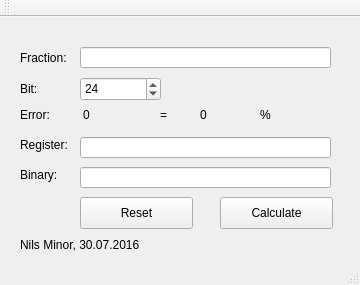
<?xml version="1.0" encoding="UTF-8"?>
<ui version="4.0">
 <class>MainWindow</class>
 <widget class="QMainWindow" name="MainWindow">
  <property name="geometry">
   <rect>
    <x>0</x>
    <y>0</y>
    <width>360</width>
    <height>285</height>
   </rect>
  </property>
  <property name="windowTitle">
   <string>Fraction to Register Converter</string>
  </property>
  <widget class="QWidget" name="centralWidget">
   <widget class="QPushButton" name="pushButtonCalculate">
    <property name="geometry">
     <rect>
      <x>220</x>
      <y>180</y>
      <width>113</width>
      <height>32</height>
     </rect>
    </property>
    <property name="text">
     <string>Calculate</string>
    </property>
   </widget>
   <widget class="QLabel" name="label">
    <property name="geometry">
     <rect>
      <x>20</x>
      <y>90</y>
      <width>59</width>
      <height>16</height>
     </rect>
    </property>
    <property name="text">
     <string>Error:</string>
    </property>
   </widget>
   <widget class="QLineEdit" name="lineEditFraction">
    <property name="geometry">
     <rect>
      <x>80</x>
      <y>30</y>
      <width>251</width>
      <height>21</height>
     </rect>
    </property>
    <property name="frame">
     <bool>true</bool>
    </property>
   </widget>
   <widget class="QLabel" name="label_2">
    <property name="geometry">
     <rect>
      <x>20</x>
      <y>33</y>
      <width>59</width>
      <height>16</height>
     </rect>
    </property>
    <property name="text">
     <string>Fraction:</string>
    </property>
   </widget>
   <widget class="QSpinBox" name="spinBoxBits">
    <property name="geometry">
     <rect>
      <x>80</x>
      <y>60</y>
      <width>81</width>
      <height>24</height>
     </rect>
    </property>
    <property name="value">
     <number>24</number>
    </property>
   </widget>
   <widget class="QLabel" name="label_3">
    <property name="geometry">
     <rect>
      <x>20</x>
      <y>64</y>
      <width>59</width>
      <height>16</height>
     </rect>
    </property>
    <property name="text">
     <string>Bit:</string>
    </property>
   </widget>
   <widget class="QLabel" name="labelError">
    <property name="geometry">
     <rect>
      <x>83</x>
      <y>90</y>
      <width>61</width>
      <height>16</height>
     </rect>
    </property>
    <property name="text">
     <string>0</string>
    </property>
   </widget>
   <widget class="QPushButton" name="pushButtonReset">
    <property name="geometry">
     <rect>
      <x>80</x>
      <y>180</y>
      <width>113</width>
      <height>32</height>
     </rect>
    </property>
    <property name="text">
     <string>Reset</string>
    </property>
   </widget>
   <widget class="QLineEdit" name="lineEditBitResult">
    <property name="enabled">
     <bool>true</bool>
    </property>
    <property name="geometry">
     <rect>
      <x>80</x>
      <y>150</y>
      <width>251</width>
      <height>21</height>
     </rect>
    </property>
    <property name="acceptDrops">
     <bool>true</bool>
    </property>
    <property name="frame">
     <bool>true</bool>
    </property>
   </widget>
   <widget class="QLabel" name="label_4">
    <property name="geometry">
     <rect>
      <x>20</x>
      <y>120</y>
      <width>59</width>
      <height>16</height>
     </rect>
    </property>
    <property name="text">
     <string>Register:</string>
    </property>
   </widget>
   <widget class="QLineEdit" name="lineEditBitRegister">
    <property name="enabled">
     <bool>true</bool>
    </property>
    <property name="geometry">
     <rect>
      <x>80</x>
      <y>120</y>
      <width>251</width>
      <height>21</height>
     </rect>
    </property>
    <property name="acceptDrops">
     <bool>true</bool>
    </property>
    <property name="frame">
     <bool>true</bool>
    </property>
   </widget>
   <widget class="QLabel" name="labelErrorPercent">
    <property name="geometry">
     <rect>
      <x>200</x>
      <y>90</y>
      <width>61</width>
      <height>16</height>
     </rect>
    </property>
    <property name="text">
     <string>0</string>
    </property>
   </widget>
   <widget class="QLabel" name="label2">
    <property name="geometry">
     <rect>
      <x>160</x>
      <y>90</y>
      <width>16</width>
      <height>16</height>
     </rect>
    </property>
    <property name="text">
     <string>=</string>
    </property>
   </widget>
   <widget class="QLabel" name="label2_2">
    <property name="geometry">
     <rect>
      <x>260</x>
      <y>90</y>
      <width>16</width>
      <height>16</height>
     </rect>
    </property>
    <property name="text">
     <string>%</string>
    </property>
   </widget>
   <widget class="QLabel" name="label2_3">
    <property name="geometry">
     <rect>
      <x>20</x>
      <y>220</y>
      <width>141</width>
      <height>16</height>
     </rect>
    </property>
    <property name="text">
     <string>Nils Minor, 30.07.2016</string>
    </property>
   </widget>
   <widget class="QLabel" name="label_5">
    <property name="geometry">
     <rect>
      <x>20</x>
      <y>150</y>
      <width>59</width>
      <height>16</height>
     </rect>
    </property>
    <property name="text">
     <string>Binary:</string>
    </property>
   </widget>
  </widget>
  <widget class="QMenuBar" name="menuBar">
   <property name="geometry">
    <rect>
     <x>0</x>
     <y>0</y>
     <width>360</width>
     <height>20</height>
    </rect>
   </property>
  </widget>
  <widget class="QToolBar" name="mainToolBar">
   <attribute name="toolBarArea">
    <enum>TopToolBarArea</enum>
   </attribute>
   <attribute name="toolBarBreak">
    <bool>false</bool>
   </attribute>
  </widget>
  <widget class="QStatusBar" name="statusBar"/>
 </widget>
 <layoutdefault spacing="6" margin="11"/>
 <resources/>
 <connections/>
</ui>
